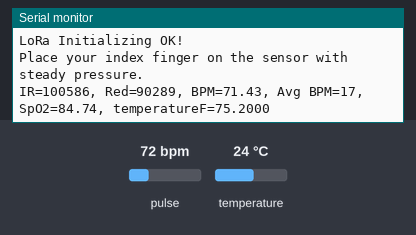
Bench run of a sketch on a simulated Arduino Uno, built with avr-gcc and run on an emulated ATmega328P. Shown: the last lines printed to the serial monitor. Inputs (shaded band) come from the test bench; at power-on: pulse 72 bpm, temperature 24 °C. No radio packets arrive unless stated.

Above: at 1.2 s.
1.3 s: pulse set to 42 bpm
At 2.7 s:
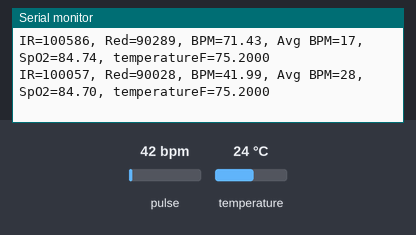
2.8 s: temperature set to 12 °C
At 4.1 s:
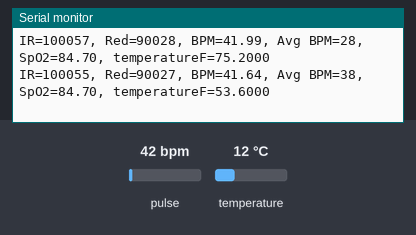
4.3 s: pulse set to 70 bpm
At 4.9 s:
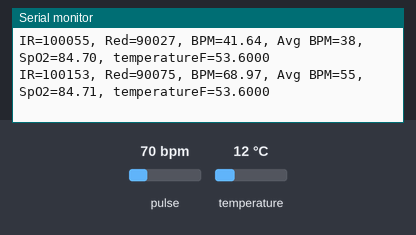
Timing chart, 0 to 7.3 s (numbered marks = the images above; inputs shaded):
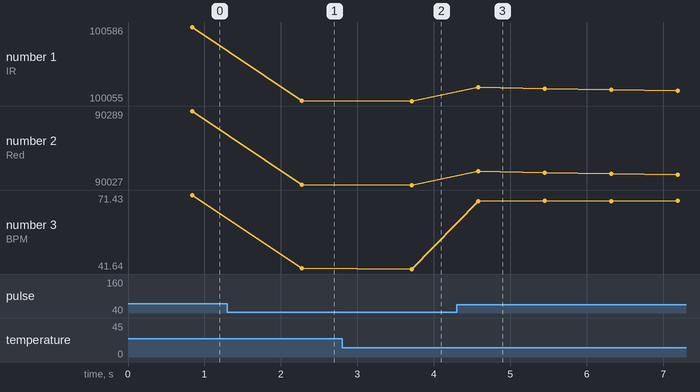

The sketch:

LoRa_HR_O2.ino
```cpp
#include <SPI.h>
#include <LoRa.h>
#include <Wire.h>
#include "MAX30105.h"
#include "heartRate.h"

#define ss 5
#define rst 14
#define dio0 2

MAX30105 particleSensor;

const byte RATE_SIZE = 4; // Increase this for more averaging. 4 is good.
byte rates[RATE_SIZE];      // Array of heart rates
byte rateSpot = 0;
long lastBeat = 0; // Time at which the last beat occurred

float beatsPerMinute;
int beatAvg;

void setup()
{
  Serial.begin(115200);
  while (!Serial)
    ;
  Serial.println("LoRa Sender");

  // Setup LoRa transceiver module
  LoRa.setPins(ss, rst, dio0);

  while (!LoRa.begin(433E6))
  {
    Serial.println(".");
    delay(500);
  }

  LoRa.setSyncWord(0xF3);
  Serial.println("LoRa Initializing OK!");

  // Initialize sensor
  if (!particleSensor.begin(Wire, I2C_SPEED_FAST)) // Use default I2C port, 400kHz speed
  {
    Serial.println("MAX30105 was not found. Please check wiring/power. ");
    while (1)
      ;
  }
  Serial.println("Place your index finger on the sensor with steady pressure.");

  particleSensor.setup();                       // Configure sensor with default settings
  particleSensor.setPulseAmplitudeRed(0x0A);   // Turn Red LED to low to indicate sensor is running
  particleSensor.setPulseAmplitudeGreen(0);
  particleSensor.enableDIETEMPRDY();// Turn off Green LED
}

void loop()
{
  long irValue = particleSensor.getIR();
  long redValue = particleSensor.getRed();
  float temperatureF = particleSensor.readTemperatureF();

  if (checkForBeat(irValue) == true)
  {
    // We sensed a beat!
    long delta = millis() - lastBeat;
    lastBeat = millis();

    beatsPerMinute = 60 / (delta / 1000.0);

    if (beatsPerMinute < 255 && beatsPerMinute > 20)
    {
      rates[rateSpot++] = (byte)beatsPerMinute; // Store this reading in the array
      rateSpot %= RATE_SIZE;                    // Wrap variable

      // Take average of readings
      beatAvg = 0;
      for (byte x = 0; x < RATE_SIZE; x++)
        beatAvg += rates[x];
      beatAvg /= RATE_SIZE;
    }

    // Calculate SpO2
    float ratio = (float)redValue / (float)irValue;
    float spo2 = 100 - 17 * ratio;

    Serial.print("IR=");
    Serial.print(irValue);
    Serial.print(", Red=");
    Serial.print(redValue);
    Serial.print(", BPM=");
    Serial.print(beatsPerMinute);
    Serial.print(", Avg BPM=");
    Serial.print(beatAvg);
    Serial.print(", SpO2=");
    Serial.print(spo2);
    Serial.print(", temperatureF=");
    Serial.print(temperatureF, 4);

    if (irValue < 50000)
      Serial.print(" No finger?");

    Serial.println();

    LoRa.beginPacket();
    LoRa.print(beatAvg);
    LoRa.print(",");
    LoRa.print(spo2);// Send SpO2 value
    LoRa.print(",");
    LoRa.print(temperatureF,3);
    LoRa.endPacket();
  }
}
```

Measured:
- after the input at 1.3 s, the serial monitor: prints a new line after 0.97 s (image 1)
- after the input at 2.8 s, the serial monitor: prints a new line after 0.91 s (image 2)
- after the input at 4.3 s, the serial monitor: prints a new line after 0.28 s (image 3)
- plotted number 1: 100586 → 100057 after the input at 1.3 s, 100055 → 100096 after the input at 4.3 s
- plotted number 2: 90289 → 90028 after the input at 1.3 s, 90027 → 90047 after the input at 4.3 s
- plotted number 3: 71.43 → 41.99 after the input at 1.3 s, 41.64 → 69.04 after the input at 4.3 s
